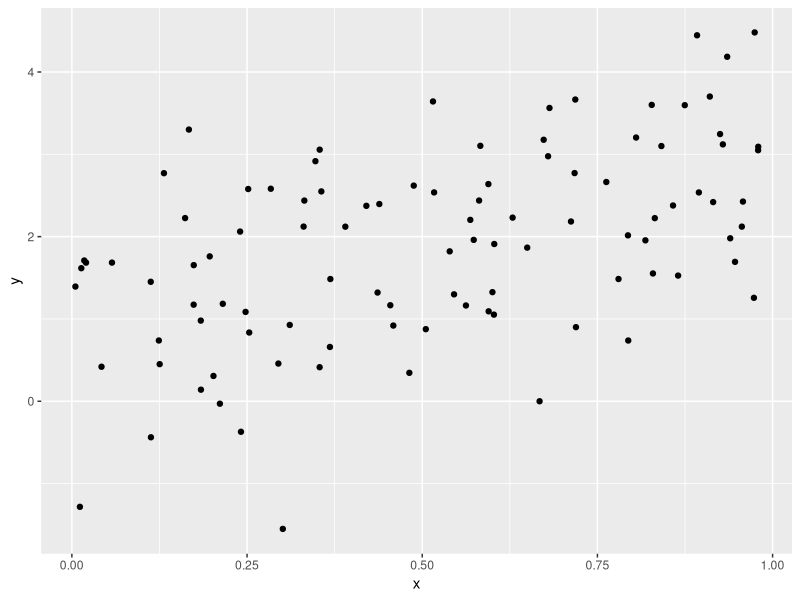

The R source for this figure:
## ---- chunk 1
library(tidyverse)
plot_df=
  tibble(
    x=runif(100),
    y=1+2*x+rnorm(100)
  )

plot_df |> 
  ggplot(aes(x=x,y=y))+
  geom_point()
